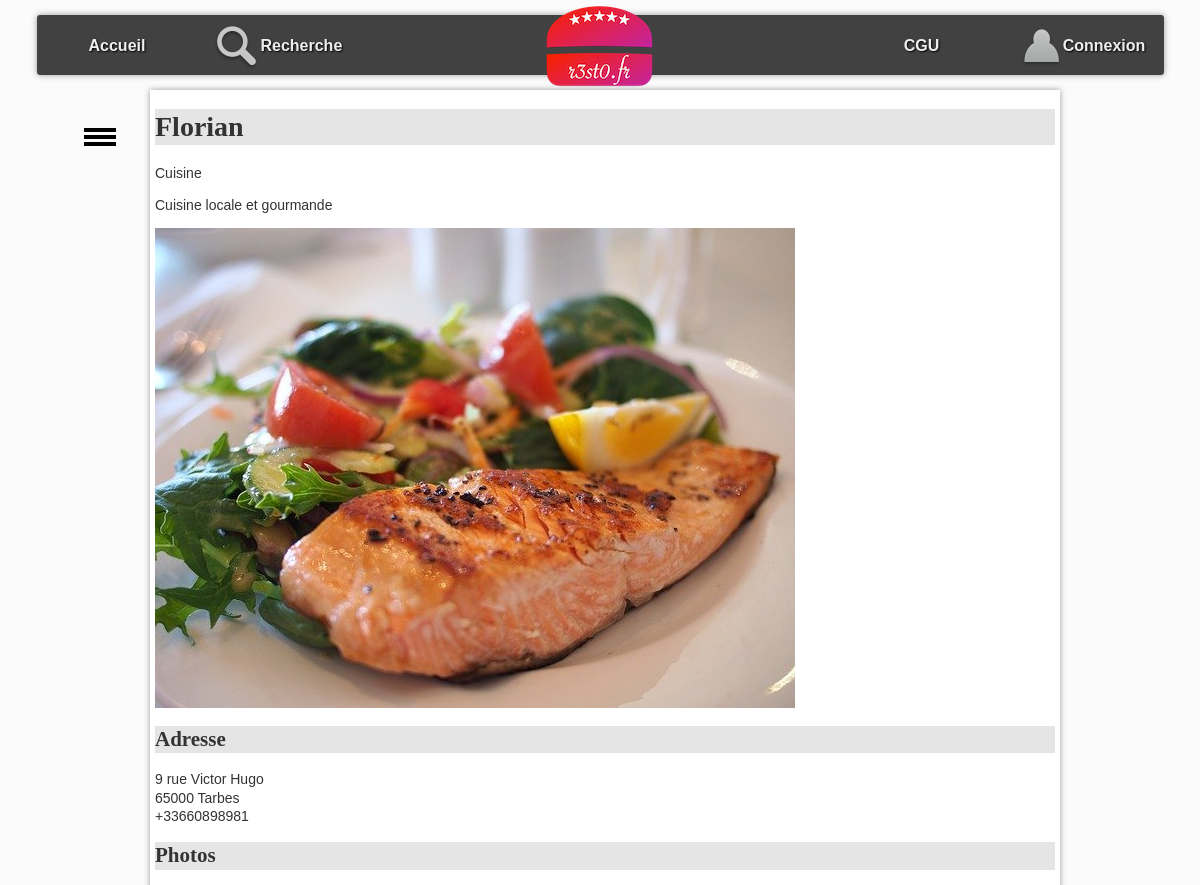
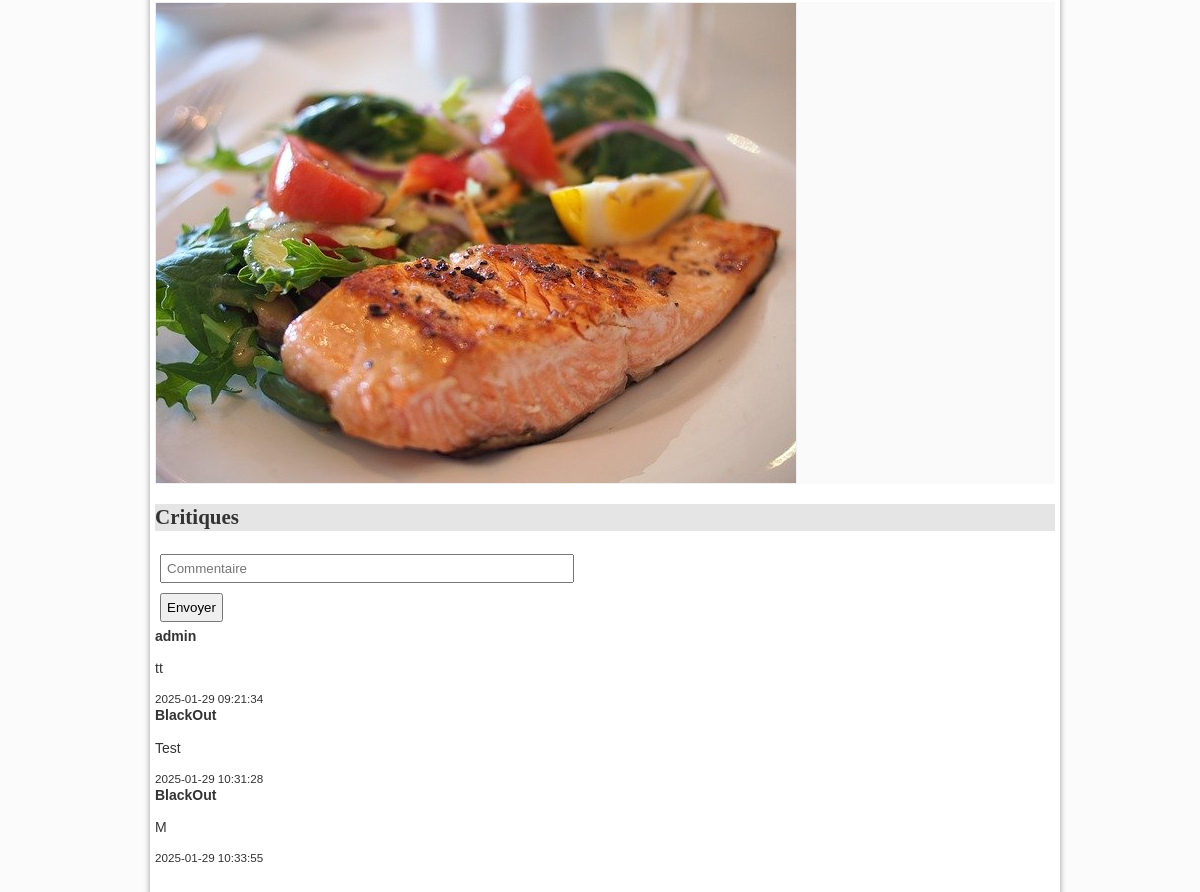
Page /?action=detail&idR=1 on the committed database (2 pictures, top to bottom).
### tables this page shows
CREATE TABLE IF NOT EXISTS `resto` (
  `idR` bigint NOT NULL,
  `nomR` varchar(255) DEFAULT NULL,
  `numAdrR` varchar(20) DEFAULT NULL,
  `voieAdrR` varchar(255) DEFAULT NULL,
  `cpR` char(5) DEFAULT NULL,
  `villeR` varchar(255) DEFAULT NULL,
  `descR` text,
  `telR` varchar(13) DEFAULT NULL,
  PRIMARY KEY (`idR`)
);

CREATE TABLE IF NOT EXISTS `photo` (
  `idP` bigint NOT NULL,
  `cheminP` varchar(255) DEFAULT NULL,
  `idR` bigint DEFAULT NULL,
  PRIMARY KEY (`idP`),
  KEY `idR` (`idR`)
);

CREATE TABLE IF NOT EXISTS `commentaire` (
  `com` varchar(255) DEFAULT NULL,
  `idUser` int DEFAULT NULL,
  `dateHeureCom` datetime DEFAULT NULL,
  `idResto` int DEFAULT NULL,
  `id` int NOT NULL AUTO_INCREMENT,
  PRIMARY KEY (`id`),
  KEY `fk_commentaire_utilisateur` (`idUser`),
  KEY `fk_commentaire_resto` (`idResto`)
);

CREATE TABLE IF NOT EXISTS `utilisateur` (
  `mailU` varchar(150) NOT NULL,
  `mdpU` varchar(50) DEFAULT NULL,
  `pseudoU` varchar(50) DEFAULT NULL,
  `idUser` int NOT NULL AUTO_INCREMENT,
  PRIMARY KEY (`idUser`),
  UNIQUE KEY `mailU` (`mailU`)
);

### controleur/detailResto.php (called while the page is built, shortened)
<?php
include_once "$racine/modele/bd.resto.inc.php";
include_once "$racine/modele/bd.photo.inc.php";
include_once "$racine/modele/bd.comment.inc.php";
$menuBurger = array();
$menuBurger[] = array("url"=>"#top","label"=>"Le restaurant");
$menuBurger[] = array("url"=>"#adresse","label"=>"Adresse");
$menuBurger[] = array("url"=>"#photos","label"=>"Photos");
$menuBurger[] = array("url"=>"#crit","label"=>"Critiques");
$idR = $_GET["idR"];
$unResto = getRestoByIdR($idR);
$lesPhotos = getPhotosByIdR($idR);
$commentaires = getCommentaire($idR);
include "$racine/vue/entete.html.php";
include "$racine/vue/vueDetailResto.php";
include "$racine/vue/pied.html.php";
?>

### index.php (called while the page is built, shortened)
<?php
include "getRacine.php";
include_once "$racine/modele/authentification.inc.php";
if (isset($_GET["action"])){
    $action = $_GET["action"];
}
else{
    $action = "defaut";
}
$fichier = controleurPrincipal($action);
include "$racine/controleur/$fichier";
?>

### modele/authentification.inc.php (called while the page is built, shortened)
<?php
function isLoggedOn() {
    $ret = false;
    return $ret;
}
?>

### modele/bd.resto.inc.php (called while the page is built, shortened)
<?php
function getRestoByIdR($idR) {
    try {
        $cnx = connexionPDO();
        $req = $cnx->prepare("select * from resto where idR=:idR");
        $req->bindValue(':idR', $idR, PDO::PARAM_INT);
        $req->execute();
        $resultat = $req->fetch(PDO::FETCH_ASSOC);
    } catch (PDOException $e) {
        print "Erreur !: " . $e->getMessage();
        die();
    }
    return $resultat;
}
?>

### modele/bd.photo.inc.php (called while the page is built, shortened)
<?php
function getPhotosByIdR($idR) {
    $resultat = array();
    try {
        $cnx = connexionPDO();
        $req = $cnx->prepare("select * from photo where idR=:idR");
        $req->bindValue(':idR', $idR, PDO::PARAM_INT);
        $req->execute();
        $resultat = $req->fetchAll(PDO::FETCH_ASSOC);
    } catch (PDOException $e) {
        print "Erreur !: " . $e->getMessage();
        die();
    }
    return $resultat;
}
?>

### modele/bd.comment.inc.php (called while the page is built, shortened)
<?php
function getCommentaire($idResto) {
    $resultat = array();
    try {
        $cnx = connexionPDO();
        $req = $cnx->prepare("select * from commentaire join utilisateur on commentaire.idUser= utilisateur.idUser where idResto=:idResto");
        $req->bindValue(':idResto', $idResto, PDO::PARAM_INT);
        $req->execute();
        $ligne = $req->fetch(PDO::FETCH_ASSOC);
        while ($ligne) {
            $resultat[] = $ligne;
            $ligne = $req->fetch(PDO::FETCH_ASSOC);
        }
    } catch (PDOException $e) {
        print "Erreur !: " . $e->getMessage();
        die();
    }
    return $resultat;
}
?>

### vue/vueDetailResto.php (the view, shortened to what this page needs)
<h1><?= htmlspecialchars($unResto['nomR']); ?></h1>
<section>
    Cuisine <br />
</section>
<p id="principal">
    <?= htmlspecialchars($unResto['descR']); ?>
</p>
<p id="principal">
    <?php if (count($lesPhotos) > 0) { ?>
        <img src="photos/<?= htmlspecialchars($lesPhotos[0]["cheminP"]) ?>" alt="photo du restaurant" />
    <?php } ?>
</p>
<h2 id="adresse">
    Adresse
</h2>
<p>
    <?= htmlspecialchars($unResto['numAdrR']); ?>
    <?= htmlspecialchars($unResto['voieAdrR']); ?><br />
    <?= htmlspecialchars($unResto['cpR']); ?>
    <?= htmlspecialchars($unResto['villeR']); ?><br/>
    <?= htmlspecialchars($unResto['telR']); ?>
</p>
<h2 id="photos">
    Photos
</h2>
<ul id="galerie">
    <?php for ($i = 0; $i < count($lesPhotos); $i++) { ?>
        <li> <img class="galerie" src="photos/<?= htmlspecialchars($lesPhotos[$i]["cheminP"]) ?>" alt="" /></li>
    <?php } ?>
</ul>
<h2 id="crit">Critiques</h2>
<ul id="critiques">
    <form method="POST" action="./?action=detail&idR=<?php echo $idR; ?>" >
        <input type="text" name="com" placeholder="Commentaire" required /><br />
        <input type="submit" name="Envoyer" value="Envoyer" />
    </form>
    <?php foreach ($commentaires as $com): ?>
        <div class="">
            <strong><?= htmlspecialchars($com['pseudoU']) ?></strong>
            <p><?= htmlspecialchars($com['com']) ?></p>
            <small><?= htmlspecialchars($com['dateHeureCom']) ?></small>
        </div>
    <?php endforeach; ?>
</ul>

### vue/entete.html.php (shortened to what this page needs)
<!DOCTYPE html PUBLIC "-//W3C//DTD HTML 4.01 Transitional//EN" "http://www.w3.org/TR/html4/loose.dtd">
<html>
    <head>
    </head>
    <body>
    <nav>
		<ul id="menuGeneral">
            <li><a href="./?action=accueil">Accueil</a></li>
            <li><a href="./?action=recherche"><img src="images/rechercher.png" alt="loupe" />Recherche</a></li>
            <li></li>
            <li id="logo"><a href="./?action=accueil"><img src="images/logoBarre.png" alt="logo" /></a></li>
            <li></li>
            <li><a href="./?action=condition">CGU</a></li>
			<?php if(isLoggedOn()){ ?>
				<li><a href="./?action=profil"><img src="images/profil.png" alt="loupe" />Mon profil</a></li>
			<?php }
            else{ ?>
				<li><a href="./?action=connexion"><img src="images/profil.png" alt="loupe" />Connexion</a></li>
             <?php } ?>
		</ul>
    </nav>
    <div id="bouton">
        <div></div>
        <div></div>
        <div></div>
    </div>
    <ul id="menuContextuel">
        <li><img src="images/logoBarre.png" alt="logo" /></li>
        <?php if (isset($menuBurger)) { ?>
            <?php for ($i = 0; $i < count($menuBurger); $i++) { ?>
                <li>
                    <a href="<?php echo $menuBurger[$i]['url']; ?>">
                    </a>
                </li>
            <?php } ?>
        <?php } ?>
    </ul>
    <div id="corps">

### vue/pied.html.php
</div>
</body>
</html>

### css/base.css (style rules this page uses)
:root { --largeurPage: 900px; --largeurMenuCont : 200px; --margeCalc: calc((100% - var(--largeurPage)) / 2); --margeMenuHaut : 15px; --hauteurMenuGene:60px; --coulA1:#5A7694; --coulA2:#D7E5ED; --coulB1:#566459; --coulB2:#90974A; --coulC:#CDBCA0; --fondC:#fcfbfb; --padding_cote:5px; }
body { font-family: Arial; color : #333; font-size : 14px; line-height : 1.3; scroll-behavior: smooth; background-color : var(--fondC); }
#logo { text-align : center; }
#corps, #menuContextuel, #menuGeneral { transition-duration : 0.4s; }
#corps { top : 15px; margin-top : calc(var(--hauteurMenuGene) + var(--margeMenuHaut)); padding-bottom : 50px; padding-left : 5px; padding-right : 5px; position : absolute; left : var(--margeCalc); width : var(--largeurPage); background-color : #fff; box-shadow: 0px 0px 6px #999; min-height: 500px; }
#menuContextuel { position : fixed; left : var(--margeCalc); width : var(--largeurPage); background-color : var(--fondC); z-index:0; overflow : hidden; top : calc(var(--hauteurMenuGene) + var(--margeMenuHaut) + 50px); margin-top:0px; padding-top:0px; list-style-type : none; padding-left : 0px; width : var(--largeurMenuCont); border-radius: 3px; }
#bouton { top : calc(var(--hauteurMenuGene) + var(--margeMenuHaut) + 50px); position : fixed; left : calc((100% - var(--largeurPage)) / 2 - 70px); width : 40px; height : 25px; }
#bouton>div { margin-left : 4px; border : 1px solid #000; width : 30px; height : 2px; background-color : #000; margin-top : 3px; }
nav { position:fixed; top:var(--margeMenuHaut); left:0px; width:100%; height:var(--hauteurMenuGene); z-index:100; }
#menuGeneral { text-align : center; width : calc(var(--largeurPage) + 220px + var(--padding_cote) + 2px); height : var(--hauteurMenuGene); background-color : rgba(45,45,45,0.9); color : #fff; margin:auto auto; box-shadow: 0px 0px 6px #999; border-radius: 3px; }
#menuGeneral { list-style-type: none; padding-left : 0px; }
#menuGeneral>li { float : left; width: 14.28%; height : 100%; vertical-align: middle; line-height:60px; }
#logo>a>img { position : relative; top : -10px; }
#menuGeneral>li>a { height : var(--hauteurMenuGene); display : inline-block; vertical-align: middle; color:#eee; text-shadow: 1px 1px 2px #000; text-decoration: none; font-size : 16px; font-weight: bold; }
#menuGeneral>li>a>img { vertical-align: middle; }
#menuContextuel>li>a { color:var(--coulA1); font-weight : bold; text-decoration : none; }
#menuContextuel>li { padding-top : 5px; padding-bottom : 5px; margin-top : 0px; margin-bottom : 0px; padding-left : 8px; }
#menuContextuel>li:first-child { text-align : center; }

### css/form.css (style rules this page uses)
input[type=text],input[type=submit],input[type=password],input[type=checkbox],select,option { padding : 5px; margin : 5px; }
input[type=text],input[type=password] { width : 400px; }

### css/cgu.css (style rules this page uses)
h1,h2,h3,h4 { font-family: Futura; background-color : rgba(0,0,0,0.1); }

### css/corps.css (style rules this page uses)
#galerie { margin-top : 0px; margin-bottom : 20px; padding-left : 0px; background-color : rgb(250,250,250); }
#galerie li { display : inline-block; }
img.galerie { border:1px solid rgb(239,239,239); }
#critiques { list-style-type : none; padding-left : 0px; }

### rows in the picture
resto: nomR "Florian", descR "Cuisine locale et gourmande", numAdrR "9", voieAdrR "rue Victor Hugo", cpR "65000", villeR "Tarbes", telR "+33660898981"
photo: cheminP (picture)
commentaire: idUser.pseudoU "admin", com "tt", dateHeureCom "2025-01-29 09:21:34"
commentaire: idUser.pseudoU "BlackOut", com "Test", dateHeureCom "2025-01-29 10:31:28"
commentaire: idUser.pseudoU "BlackOut", com "M", dateHeureCom "2025-01-29 10:33:55"
